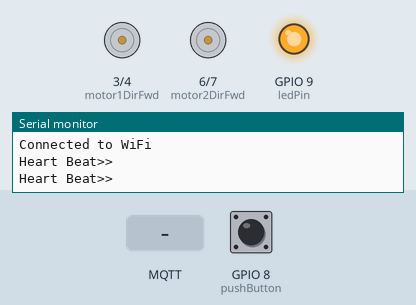
This sketch was run on a simulated ESP32-S3. On the bench: motor-driver pin pairs drawn as motors (green arrow = first pin HIGH = forward, orange = second pin HIGH = backward, longer = more drive, scaled by the enable pin), output pins drawn as LEDs (lit = HIGH), the last lines printed to the serial monitor. Inputs (shaded band) come from the test bench; at power-on: GPIO 8 (pushButton) HIGH. WiFi joins after 1.5 s; servers stay silent unless stated; no MQTT or app messages arrive unless stated.

Above: at 3.2 s.
3.3 s: GPIO 8 (pushButton) pulled LOW for 0.15 s
At 3.38 s:
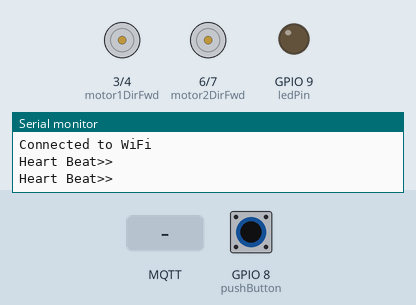
4.9 s: MQTT message "5" arrives on the first subscribed topic
At 5.3 s:
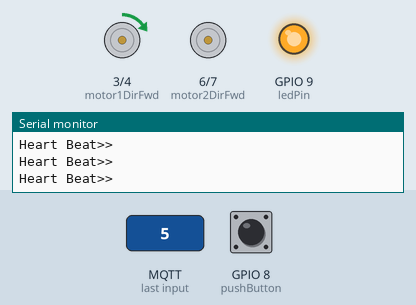
6.5 s: MQTT message "90" arrives on the first subscribed topic
At 7.8 s:
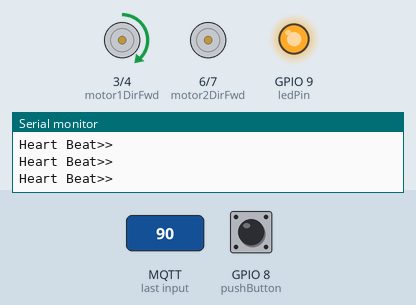
8.1 s: GPIO 8 (pushButton) pulled LOW for 1 s
At 8.9 s:
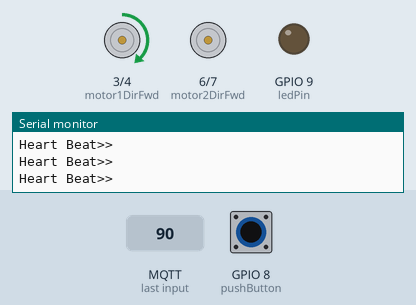
10.6 s: MQTT message "200" arrives on the first subscribed topic
At 11.2 s:
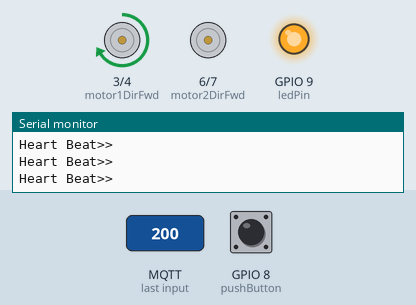
12.2 s: MQTT message "5" arrives on the second subscribed topic
At 13.7 s:
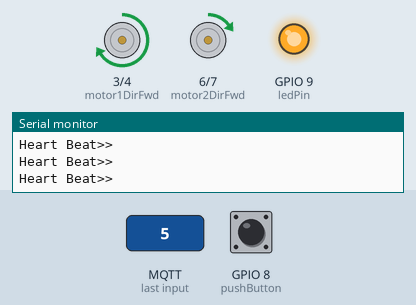
Timing chart, 0 to 14.7 s (numbered marks = the images above; inputs shaded):
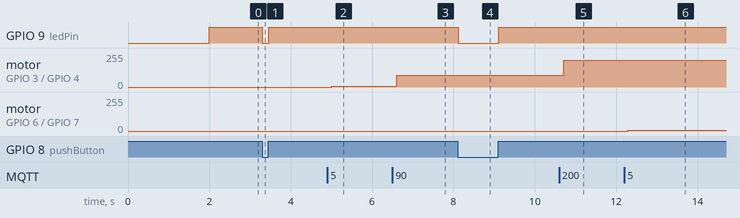

Measured:
- after the input at 3.3 s, GPIO 9 (ledPin): HIGH → LOW at once, → HIGH 0.15 s later
- after the input at 4.9 s, motor on GPIO 3 (motor1DirFwd) / GPIO 4 (motor1DirBwd): stopped → forward 5/255 after 0.11 s
- after the input at 6.5 s, motor on GPIO 3 (motor1DirFwd) / GPIO 4 (motor1DirBwd): forward 5/255 → forward 90/255 after 0.11 s
- after the input at 8.1 s, GPIO 9 (ledPin): HIGH → LOW at once, → HIGH 1.0 s later
- after the input at 10.6 s, motor on GPIO 3 (motor1DirFwd) / GPIO 4 (motor1DirBwd): forward 90/255 → forward 199/255 after 0.12 s
- after the input at 12.2 s, motor on GPIO 6 (motor2DirFwd) / GPIO 7 (motor2DirBwd): stopped → forward 5/255 after 0.09 s

The sketch:

rtos_pwm_example_1.ino
```cpp
#include <Arduino.h>
#include <freertos/FreeRTOS.h>
#include <freertos/task.h>
#include <PubSubClient.h> // Include your MQTT library here
#include <math.h>
#include <WiFi.h>

// MQTT configurations
const char *mqttServer = "291cdd7712d74aa1bbc793e426f8ddc2.s1.eu.hivemq.cloud";
const int mqttPort = 8883;
const char *mqttUser = "sdkn.mqtt.hive02";
const char *mqttPassword = "H5@viSu3H!5HG_g";

WiFiClient espClient;
PubSubClient client(espClient);

// Global variables to hold motor speeds
int motorSpeed1 = 0;
int motorSpeed2 = 0;


// Motor 1 configurations
const int motor1PWM = 2;
const int motor1DirFwd = 3;
const int motor1DirBwd = 4;

// Motor 2 configurations
const int motor2PWM = 5;
const int motor2DirFwd = 6;
const int motor2DirBwd = 7;

// Pushbutton and LED configurations
const int pushButton = 8;
const int ledPin = 9;

// MQTT message callback
void mqttCallback(char *topic, byte *payload, unsigned int length) {
  String topicStr = topic;
  String payloadStr = String((char *)payload);

  if (topicStr == "motorspeed1") {
    motorSpeed1 = payloadStr.toInt();
  } else if (topicStr == "motorspeed2") {
    motorSpeed2 = payloadStr.toInt();
  }
}

void taskMQTT(void *parameter) {
  client.setServer(mqttServer, mqttPort);
  client.setCallback(mqttCallback);

  while (!client.connected()) {
    if (client.connect("ESP32Client", mqttUser, mqttPassword)) {
      client.subscribe("motorspeed1");
      client.subscribe("motorspeed2");
    } else {
      delay(5000);
    }
  }

  while (true) {
    if (!client.connected()) {
      client.connect("ESP32Client", mqttUser, mqttPassword);
    }
    client.loop();
    vTaskDelay(pdMS_TO_TICKS(100));
  }
}

void taskMotor1(void *parameter) {
  pinMode(motor1PWM, OUTPUT);
  pinMode(motor1DirFwd, OUTPUT);
  pinMode(motor1DirBwd, OUTPUT);

  // Set motor 1 PWM frequency and resolution
  ledcSetup(0, 20000, 8);  // Channel 0, 20 kHz frequency, 8-bit resolution
  ledcAttachPin(motor1PWM, 0);  // Attach motor 1 PWM to channel 0

  while (true) {
    // Motor 1 control logic here
    digitalWrite(motor1DirFwd, HIGH); // Set direction forward
    digitalWrite(motor1DirBwd, LOW);
    ledcWrite(0, motorSpeed1);  // Set PWM duty cycle to motorspeed1%

    vTaskDelay(pdMS_TO_TICKS(50));  // Task delay
  }
}

void taskMotor2(void *parameter) {
  pinMode(motor2PWM, OUTPUT);
  pinMode(motor2DirFwd, OUTPUT);
  pinMode(motor2DirBwd, OUTPUT);

  // Set motor 2 PWM frequency and resolution
  ledcSetup(1, 20000, 8);  // Channel 1, 20 kHz frequency, 8-bit resolution
  ledcAttachPin(motor2PWM, 1);  // Attach motor 2 PWM to channel 1

  while (true) {
    // Motor 2 control logic here
    digitalWrite(motor2DirFwd, HIGH); // Set direction forward
    digitalWrite(motor2DirBwd, LOW);
    ledcWrite(1, motorSpeed2);  // Set PWM duty cycle to 50%

    vTaskDelay(pdMS_TO_TICKS(40));  // Task delay
  }
}

void taskPrintPWM(void *parameter) {
  while (true) {

    Serial.print("Heart Beat>> \n");

    vTaskDelay(pdMS_TO_TICKS(1000));  // Task delay
  }
}

void taskPushButton(void *parameter) {
  pinMode(pushButton, INPUT_PULLUP);
  pinMode(ledPin, OUTPUT);

  while (true) {
    // Check the push button state
    bool buttonState = digitalRead(pushButton);

    if (buttonState) {
      digitalWrite(ledPin, HIGH);  // Turn on LED when button is pressed
    }
    else if (!buttonState) {
      digitalWrite(ledPin, LOW);   // Turn off LED when button is released
    }

    vTaskDelay(pdMS_TO_TICKS(50));  // Task delay
  }
}

void setup() {
  Serial.begin(115200);

  const char* ssid = "Sherdil";
  const char* password = "03336830863BB";

  // Connect to WiFi
  WiFi.begin(ssid, password);

  while (WiFi.status() != WL_CONNECTED) {
  delay(1000);
  Serial.println("Connecting to WiFi...");
  }

  Serial.println("Connected to WiFi");

  xTaskCreate(taskMQTT, "MQTTTask", 2048, NULL, 1, NULL);
  xTaskCreate(taskMotor1, "Motor1Task", 2048, NULL, 4, NULL);  // Highest priority
  xTaskCreate(taskMotor2, "Motor2Task", 2048, NULL, 3, NULL);  // 2nd highest priority
  xTaskCreate(taskPrintPWM, "PrintPWMTask", 2048, NULL, 2, NULL);  // 3rd highest priority
  xTaskCreate(taskPushButton, "PushButtonTask", 2048, NULL, 1, NULL);  // Lowest priority
}

void loop() {
  // Nothing to do here, tasks are managed by FreeRTOS
}
```
